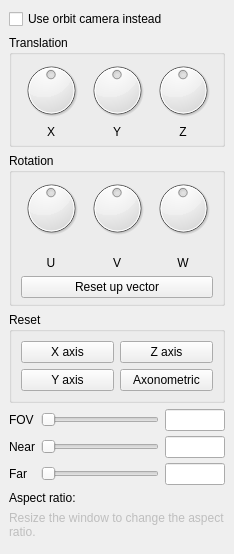
  <widget class="QDockWidget" name="camtransDock">
   <property name="windowTitle">
    <string>Camtrans</string>
   </property>
   <attribute name="dockWidgetArea">
    <number>1</number>
   </attribute>
   <widget class="QWidget" name="camtransDockContents">
    <layout class="QVBoxLayout" name="verticalLayout_10">
     <item>
      <widget class="QCheckBox" name="cameraOrbitCheckbox">
       <property name="text">
        <string>Use orbit camera instead</string>
       </property>
      </widget>
     </item>
     <item>
      <widget class="QGroupBox" name="cameraPosition">
       <property name="title">
        <string>Translation</string>
       </property>
       <layout class="QGridLayout" name="gridLayout">
        <property name="topMargin">
         <number>5</number>
        </property>
        <property name="bottomMargin">
         <number>5</number>
        </property>
        <property name="verticalSpacing">
         <number>5</number>
        </property>
        <item row="1" column="0">
         <widget class="QLabel" name="cameraPositionLabelX">
          <property name="text">
           <string>X</string>
          </property>
          <property name="alignment">
           <set>Qt::AlignCenter</set>
          </property>
         </widget>
        </item>
        <item row="1" column="1">
         <widget class="QLabel" name="cameraPositionLabelY">
          <property name="text">
           <string>Y</string>
          </property>
          <property name="alignment">
           <set>Qt::AlignCenter</set>
          </property>
         </widget>
        </item>
        <item row="1" column="2">
         <widget class="QLabel" name="cameraPositionLabelZ">
          <property name="text">
           <string>Z</string>
          </property>
          <property name="alignment">
           <set>Qt::AlignCenter</set>
          </property>
         </widget>
        </item>
        <item row="0" column="0">
         <widget class="QDial" name="transX">
          <property name="minimumSize">
           <size>
            <width>60</width>
            <height>60</height>
           </size>
          </property>
          <property name="maximumSize">
           <size>
            <width>60</width>
            <height>60</height>
           </size>
          </property>
          <property name="minimum">
           <number>-360</number>
          </property>
          <property name="maximum">
           <number>360</number>
          </property>
          <property name="singleStep">
           <number>10</number>
          </property>
          <property name="pageStep">
           <number>30</number>
          </property>
          <property name="orientation">
           <enum>Qt::Horizontal</enum>
          </property>
          <property name="invertedControls">
           <bool>true</bool>
          </property>
          <property name="wrapping">
           <bool>true</bool>
          </property>
         </widget>
        </item>
        <item row="0" column="1">
         <widget class="QDial" name="transY">
          <property name="minimumSize">
           <size>
            <width>60</width>
            <height>60</height>
           </size>
          </property>
          <property name="maximumSize">
           <size>
            <width>60</width>
            <height>60</height>
           </size>
          </property>
          <property name="minimum">
           <number>-360</number>
          </property>
          <property name="maximum">
           <number>360</number>
          </property>
          <property name="singleStep">
           <number>10</number>
          </property>
          <property name="pageStep">
           <number>30</number>
          </property>
          <property name="orientation">
           <enum>Qt::Horizontal</enum>
          </property>
          <property name="invertedControls">
           <bool>true</bool>
          </property>
          <property name="wrapping">
           <bool>true</bool>
          </property>
         </widget>
        </item>
        <item row="0" column="2">
         <widget class="QDial" name="transZ">
          <property name="minimumSize">
           <size>
            <width>60</width>
            <height>60</height>
           </size>
          </property>
          <property name="maximumSize">
           <size>
            <width>60</width>
            <height>60</height>
           </size>
          </property>
          <property name="minimum">
           <number>-360</number>
          </property>
          <property name="maximum">
           <number>360</number>
          </property>
          <property name="singleStep">
           <number>10</number>
          </property>
          <property name="pageStep">
           <number>30</number>
          </property>
          <property name="orientation">
           <enum>Qt::Horizontal</enum>
          </property>
          <property name="invertedControls">
           <bool>true</bool>
          </property>
          <property name="wrapping">
           <bool>true</bool>
          </property>
         </widget>
        </item>
       </layout>
      </widget>
     </item>
     <item>
      <widget class="QGroupBox" name="cameraRotation">
       <property name="enabled">
        <bool>true</bool>
       </property>
       <property name="title">
        <string>Rotation</string>
       </property>
       <layout class="QVBoxLayout" name="verticalLayout_13">
        <property name="topMargin">
         <number>5</number>
        </property>
        <property name="bottomMargin">
         <number>5</number>
        </property>
        <item>
         <widget class="QWidget" name="cameraRotation_2" native="true">
          <layout class="QGridLayout" name="gridLayout_15">
           <property name="leftMargin">
            <number>0</number>
           </property>
           <property name="topMargin">
            <number>0</number>
           </property>
           <property name="rightMargin">
            <number>0</number>
           </property>
           <property name="bottomMargin">
            <number>0</number>
           </property>
           <property name="verticalSpacing">
            <number>18</number>
           </property>
           <item row="0" column="0">
            <widget class="QDial" name="rotU">
             <property name="minimumSize">
              <size>
               <width>60</width>
               <height>60</height>
              </size>
             </property>
             <property name="maximumSize">
              <size>
               <width>60</width>
               <height>60</height>
              </size>
             </property>
             <property name="minimum">
              <number>-360</number>
             </property>
             <property name="maximum">
              <number>360</number>
             </property>
             <property name="singleStep">
              <number>10</number>
             </property>
             <property name="pageStep">
              <number>30</number>
             </property>
             <property name="orientation">
              <enum>Qt::Horizontal</enum>
             </property>
             <property name="invertedControls">
              <bool>true</bool>
             </property>
             <property name="wrapping">
              <bool>true</bool>
             </property>
            </widget>
           </item>
           <item row="0" column="1">
            <widget class="QDial" name="rotV">
             <property name="minimumSize">
              <size>
               <width>60</width>
               <height>60</height>
              </size>
             </property>
             <property name="maximumSize">
              <size>
               <width>60</width>
               <height>60</height>
              </size>
             </property>
             <property name="minimum">
              <number>-360</number>
             </property>
             <property name="maximum">
              <number>360</number>
             </property>
             <property name="singleStep">
              <number>10</number>
             </property>
             <property name="pageStep">
              <number>30</number>
             </property>
             <property name="orientation">
              <enum>Qt::Horizontal</enum>
             </property>
             <property name="invertedControls">
              <bool>true</bool>
             </property>
             <property name="wrapping">
              <bool>true</bool>
             </property>
            </widget>
           </item>
           <item row="0" column="2">
            <widget class="QDial" name="rotW">
             <property name="minimumSize">
              <size>
               <width>60</width>
               <height>60</height>
              </size>
             </property>
             <property name="maximumSize">
              <size>
               <width>60</width>
               <height>60</height>
              </size>
             </property>
             <property name="minimum">
              <number>-360</number>
             </property>
             <property name="maximum">
              <number>360</number>
             </property>
             <property name="singleStep">
              <number>10</number>
             </property>
             <property name="pageStep">
              <number>30</number>
             </property>
             <property name="orientation">
              <enum>Qt::Horizontal</enum>
             </property>
             <property name="invertedControls">
              <bool>true</bool>
             </property>
             <property name="wrapping">
              <bool>true</bool>
             </property>
            </widget>
           </item>
           <item row="1" column="0">
            <widget class="QLabel" name="cameraRotationLabelYaw">
             <property name="text">
              <string>U</string>
             </property>
             <property name="alignment">
              <set>Qt::AlignCenter</set>
             </property>
            </widget>
           </item>
           <item row="1" column="1">
            <widget class="QLabel" name="cameraRotationLabelPitch">
             <property name="text">
              <string>V</string>
             </property>
             <property name="alignment">
              <set>Qt::AlignCenter</set>
             </property>
            </widget>
           </item>
           <item row="1" column="2">
            <widget class="QLabel" name="cameraRotationLabelRoll">
             <property name="text">
              <string>W</string>
             </property>
             <property name="alignment">
              <set>Qt::AlignCenter</set>
             </property>
            </widget>
           </item>
          </layout>
         </widget>
        </item>
        <item>
         <widget class="QPushButton" name="resetUpVector">
          <property name="text">
           <string>Reset up vector</string>
          </property>
         </widget>
        </item>
       </layout>
      </widget>
     </item>
     <item>
      <widget class="QGroupBox" name="cameraResetAxis">
       <property name="minimumSize">
        <size>
         <width>0</width>
         <height>0</height>
        </size>
       </property>
       <property name="title">
        <string>Reset</string>
       </property>
       <layout class="QGridLayout" name="gridLayout_14">
        <item row="0" column="0">
         <widget class="QPushButton" name="xAxisButton">
          <property name="text">
           <string>X axis</string>
          </property>
         </widget>
        </item>
        <item row="1" column="0">
         <widget class="QPushButton" name="yAxisButton">
          <property name="text">
           <string>Y axis</string>
          </property>
         </widget>
        </item>
        <item row="0" column="1">
         <widget class="QPushButton" name="zAxisButton">
          <property name="text">
           <string>Z axis</string>
          </property>
         </widget>
        </item>
        <item row="1" column="1">
         <widget class="QPushButton" name="axonometricButton">
          <property name="text">
           <string>Axonometric</string>
          </property>
         </widget>
        </item>
       </layout>
      </widget>
     </item>
     <item>
      <widget class="QWidget" name="cameraFrustum" native="true">
       <layout class="QGridLayout" name="gridLayout_5">
        <property name="leftMargin">
         <number>0</number>
        </property>
        <property name="topMargin">
         <number>0</number>
        </property>
        <property name="rightMargin">
         <number>0</number>
        </property>
        <property name="bottomMargin">
         <number>0</number>
        </property>
        <property name="verticalSpacing">
         <number>5</number>
        </property>
        <item row="0" column="0">
         <widget class="QLabel" name="cameraFovLabel">
          <property name="text">
           <string>FOV</string>
          </property>
         </widget>
        </item>
        <item row="0" column="3">
         <widget class="QLineEdit" name="cameraFovTextbox">
          <property name="minimumSize">
           <size>
            <width>60</width>
            <height>0</height>
           </size>
          </property>
          <property name="maximumSize">
           <size>
            <width>60</width>
            <height>16777215</height>
           </size>
          </property>
         </widget>
        </item>
        <item row="0" column="1">
         <widget class="QSlider" name="cameraFovSlider">
          <property name="minimumSize">
           <size>
            <width>100</width>
            <height>0</height>
           </size>
          </property>
          <property name="orientation">
           <enum>Qt::Horizontal</enum>
          </property>
         </widget>
        </item>
        <item row="1" column="0">
         <widget class="QLabel" name="cameraNearLabel">
          <property name="text">
           <string>Near</string>
          </property>
         </widget>
        </item>
        <item row="1" column="3">
         <widget class="QLineEdit" name="cameraNearTextbox">
          <property name="minimumSize">
           <size>
            <width>60</width>
            <height>0</height>
           </size>
          </property>
          <property name="maximumSize">
           <size>
            <width>60</width>
            <height>16777215</height>
           </size>
          </property>
         </widget>
        </item>
        <item row="2" column="0">
         <widget class="QLabel" name="cameraFarLabel">
          <property name="text">
           <string>Far</string>
          </property>
         </widget>
        </item>
        <item row="2" column="3">
         <widget class="QLineEdit" name="cameraFarTextbox">
          <property name="minimumSize">
           <size>
            <width>60</width>
            <height>0</height>
           </size>
          </property>
          <property name="maximumSize">
           <size>
            <width>60</width>
            <height>16777215</height>
           </size>
          </property>
         </widget>
        </item>
        <item row="1" column="1">
         <widget class="QSlider" name="cameraNearSlider">
          <property name="minimumSize">
           <size>
            <width>100</width>
            <height>0</height>
           </size>
          </property>
          <property name="orientation">
           <enum>Qt::Horizontal</enum>
          </property>
         </widget>
        </item>
        <item row="2" column="1">
         <widget class="QSlider" name="cameraFarSlider">
          <property name="minimumSize">
           <size>
            <width>100</width>
            <height>0</height>
           </size>
          </property>
          <property name="orientation">
           <enum>Qt::Horizontal</enum>
          </property>
         </widget>
        </item>
       </layout>
      </widget>
     </item>
     <item>
      <widget class="QLabel" name="cameraAspectRatio">
       <property name="text">
        <string>Aspect ratio:</string>
       </property>
      </widget>
     </item>
     <item>
      <widget class="QLabel" name="label">
       <property name="enabled">
        <bool>false</bool>
       </property>
       <property name="text">
        <string>Resize the window to change the aspect ratio.</string>
       </property>
       <property name="wordWrap">
        <bool>true</bool>
       </property>
      </widget>
     </item>
     <item>
      <widget class="QWidget" name="cameraDockEmptySpace" native="true">
       <property name="sizePolicy">
        <sizepolicy hsizetype="Preferred" vsizetype="Expanding">
         <horstretch>0</horstretch>
         <verstretch>0</verstretch>
        </sizepolicy>
       </property>
      </widget>
     </item>
    </layout>
   </widget>
  </widget>
